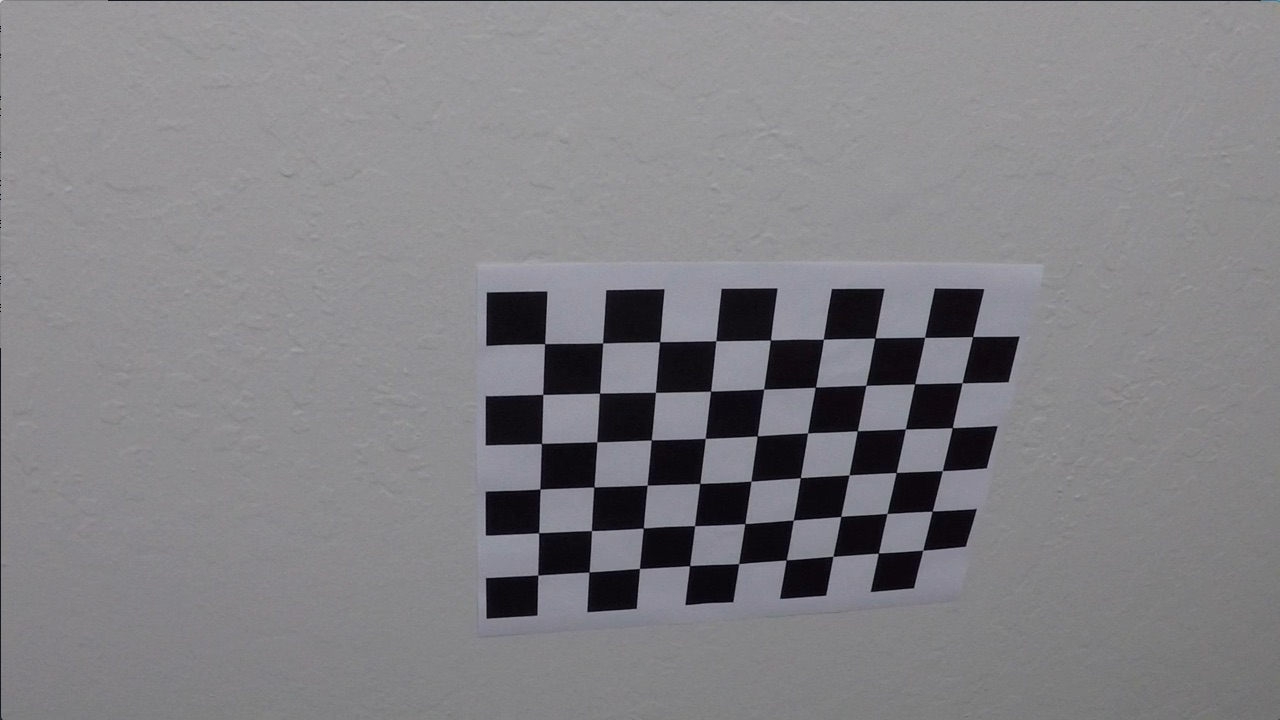
#> input picture camera_cal/calibration10.jpg, 1280 x 720 px; its folder holds only this picture in this run
$ jupyter execute --allow-errors camera_cal.ipynb   (shell and % lines are left out)
#> lines starting #> are read from the running program, lines starting #| are printed output that depends on the picture; after the words box and inside, x2 and y2 are one past the last pixel; in counts of white or black regions, pixels touching at a corner belong together
# Camera Calibration

[cell 1]
import numpy as np
import cv2
import glob
import os
import matplotlib.pyplot as plt
import pickle

nx = 9
ny = 6

# prepare object points, like (0,0,0), (1,0,0), (2,0,0) ....,(6,5,0)
objp = np.zeros((9*6,3), np.float32)
objp[:,:2] = np.mgrid[0:9, 0:6].T.reshape(-1,2)

# Arrays to store object points and image points from all the images.
objpoints = [] # 3d points in real world space
imgpoints = [] # 2d points in image plane.

# Make a list of calibration images
images = glob.glob('camera_cal/*.jpg')

# Step through the list and search for chessboard corners
for idx, fname in enumerate(images):
    img = cv2.imread(fname)
#> img is the input picture: shape (720, 1280, 3); mean B, G, R 133.1, 129.4, 130.2
    gray = cv2.cvtColor(img, cv2.COLOR_BGR2GRAY)

    # Find the chessboard corners
    ret, corners = cv2.findChessboardCorners(gray, (nx,ny), None)
#> ret = True; corners = 54 rows, first 8: [545.3, 343.1], [602.7, 342.8], [660.1, 341.3], [715.8, 340.7], [770.6, 340], [823.5, 339.2], [874.3, 338.5], [925.1, 337.4]

    # If found, add object points, image points
    if ret == True:
        objpoints.append(objp)
        imgpoints.append(corners)

        # Draw and display the corners
        cv2.drawChessboardCorners(img, (9,6), corners, ret)
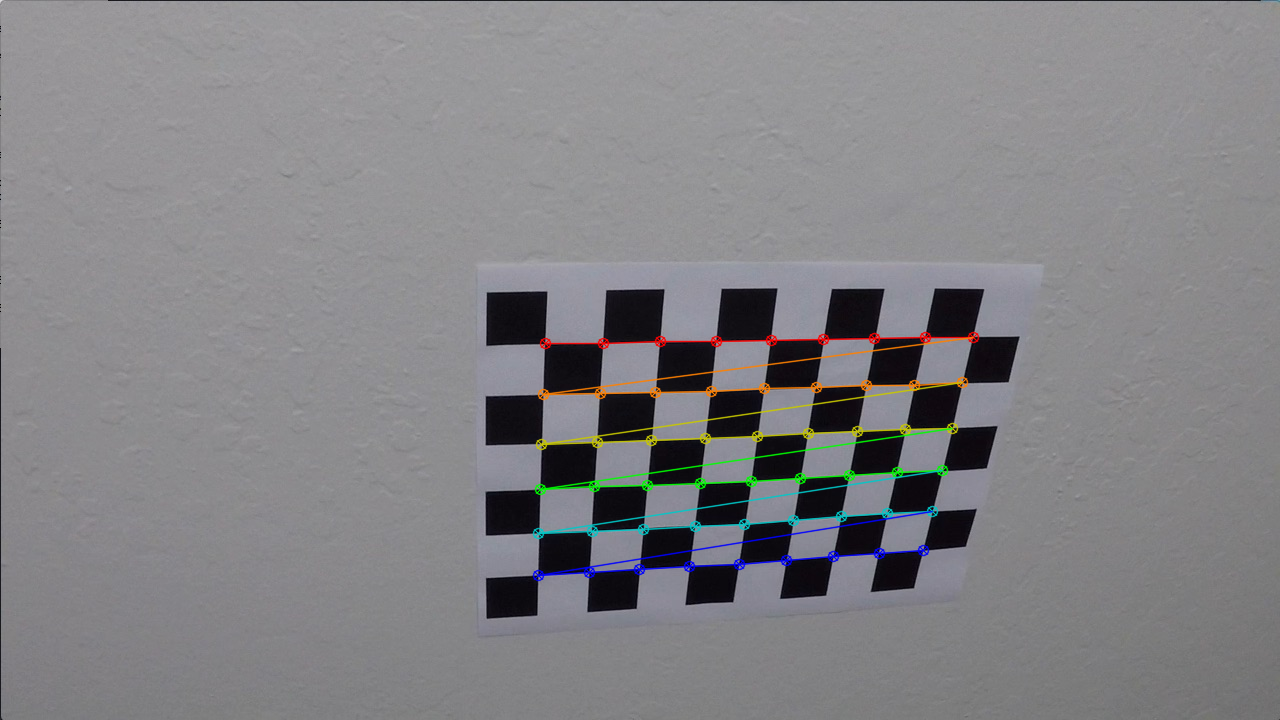
#> img: shape (720, 1280, 3); 1.91% of pixels changed, all inside (x1, y1, x2, y2) = (532, 331, 980, 582)

[cell 2]
# Test undistortion on an image
img = cv2.imread('camera_cal/calibration1.jpg')
#> (the rest of this cell did not finish here and is left out)

[cell 3]
image = cv2.imread("test_images/straight_lines1.jpg")
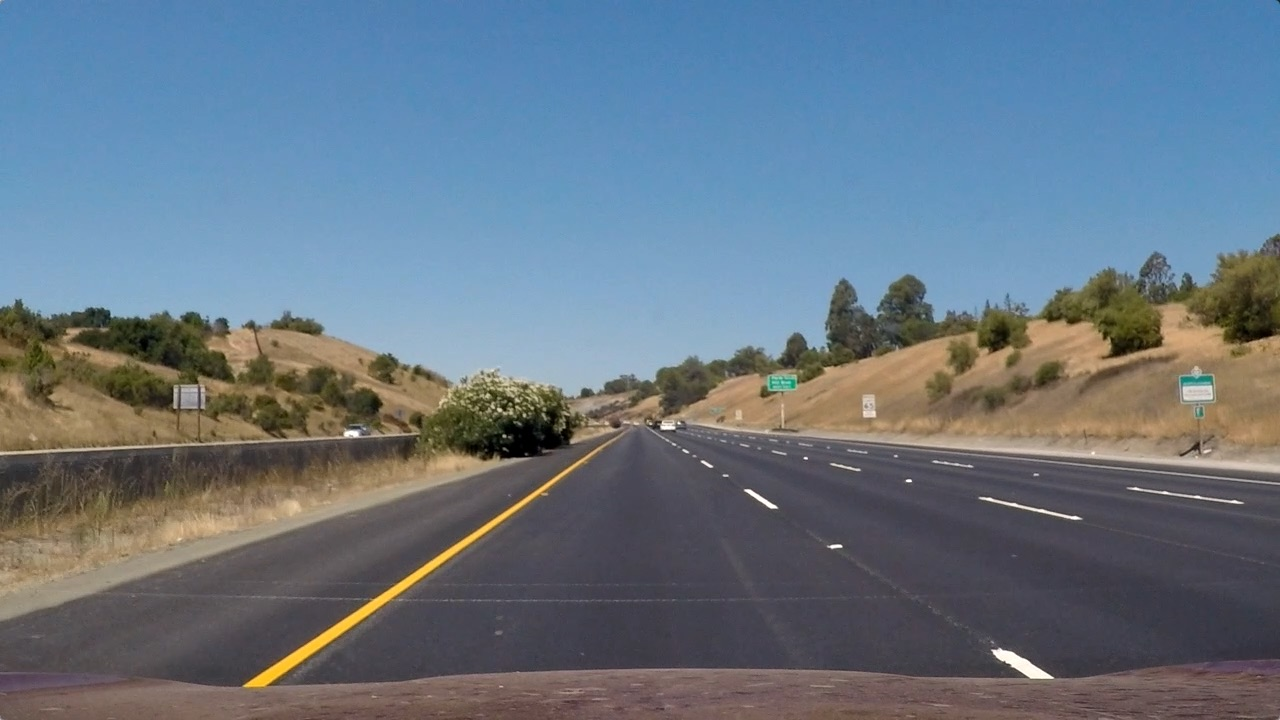
#> input picture test_images/straight_lines1.jpg, 1280 x 720 px
#> image is the input picture: shape (720, 1280, 3); mean B, G, R 131.2, 117.7, 103.2
image = cv2.cvtColor(image,cv2.COLOR_BGR2RGB)
img_size=(image.shape[1],image.shape[0])
#> img_size = (1280, 720)

ret, mtx, dist, rvecs, tvecs = cv2.calibrateCamera(objpoints, imgpoints, img_size,None,None)
#> ret = 0.68; mtx = [[1143.7, 0, 681.7], [0, 1109.2, 367.7], [0, 0, 1]]; dist = [[-0.515, 2.99, -0.00876, 0.00937, 1.41]]; rvecs = ([0.451, -0.252, 0.0361],); tvecs = ([-2.31, -0.422, 19.12],)

dst = cv2.undistort(image, mtx, dist, None, mtx)

dst_bgr = cv2.cvtColor(dst,cv2.COLOR_RGB2BGR)
cv2.imwrite("output_images/straight_lines1_undist.jpg",dst_bgr)
f, (ax1, ax2) = plt.subplots(1, 2, figsize=(20,10))

ax1.imshow(image)
ax1.set_title('Original Image', fontsize=30)
ax2.imshow(dst)
ax2.set_title('Undistorted Image', fontsize=30)
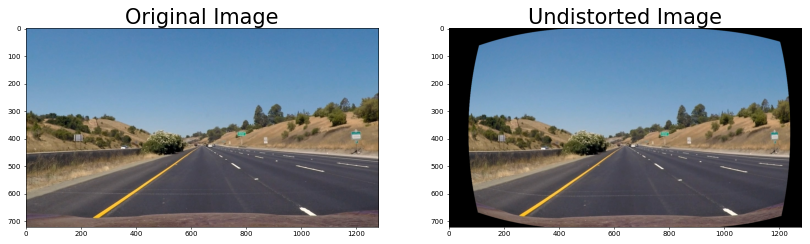
#> figure drawn by matplotlib, 2 panels

[cell 4]
image =cv2.imread("test_images/straight_lines2.jpg")
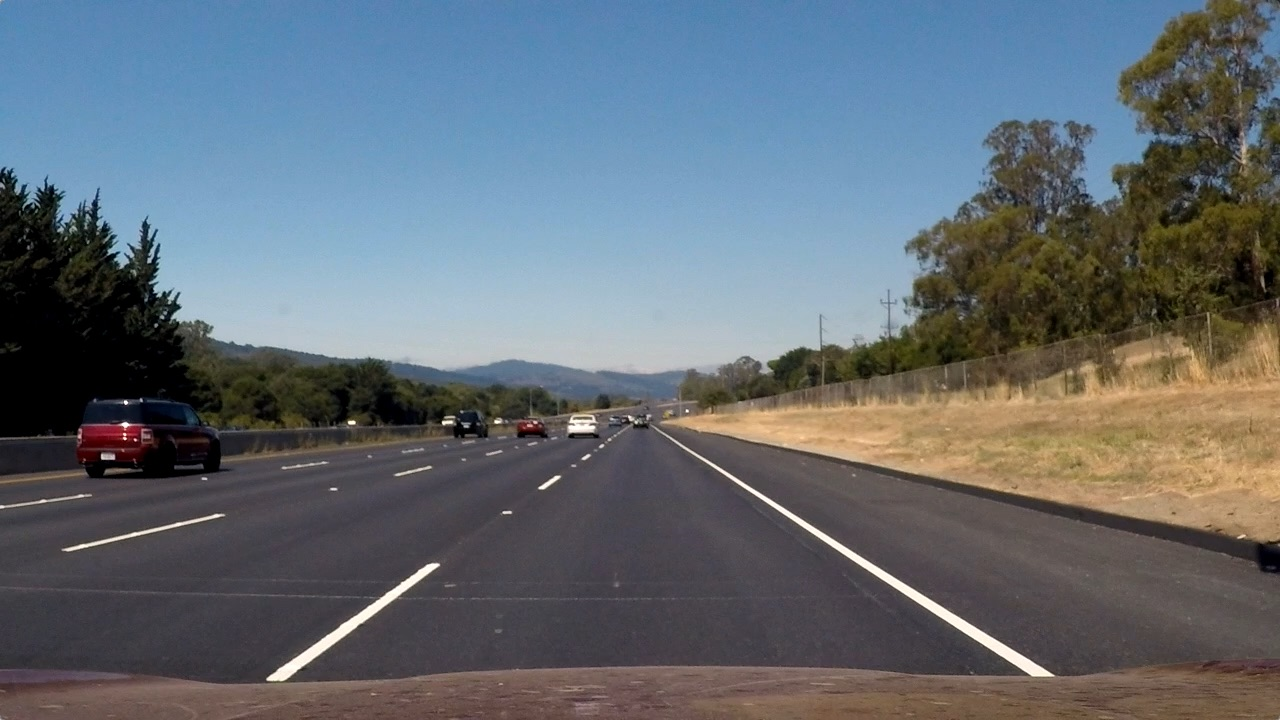
#> input picture test_images/straight_lines2.jpg, 1280 x 720 px
#> image is the input picture: shape (720, 1280, 3); mean B, G, R 115.1, 107.7, 99.4
image = cv2.cvtColor(image,cv2.COLOR_BGR2RGB)
img_size=(image.shape[1],image.shape[0])

ret, mtx, dist, rvecs, tvecs = cv2.calibrateCamera(objpoints, imgpoints, img_size,None,None)

dst = cv2.undistort(image, mtx, dist, None, mtx)
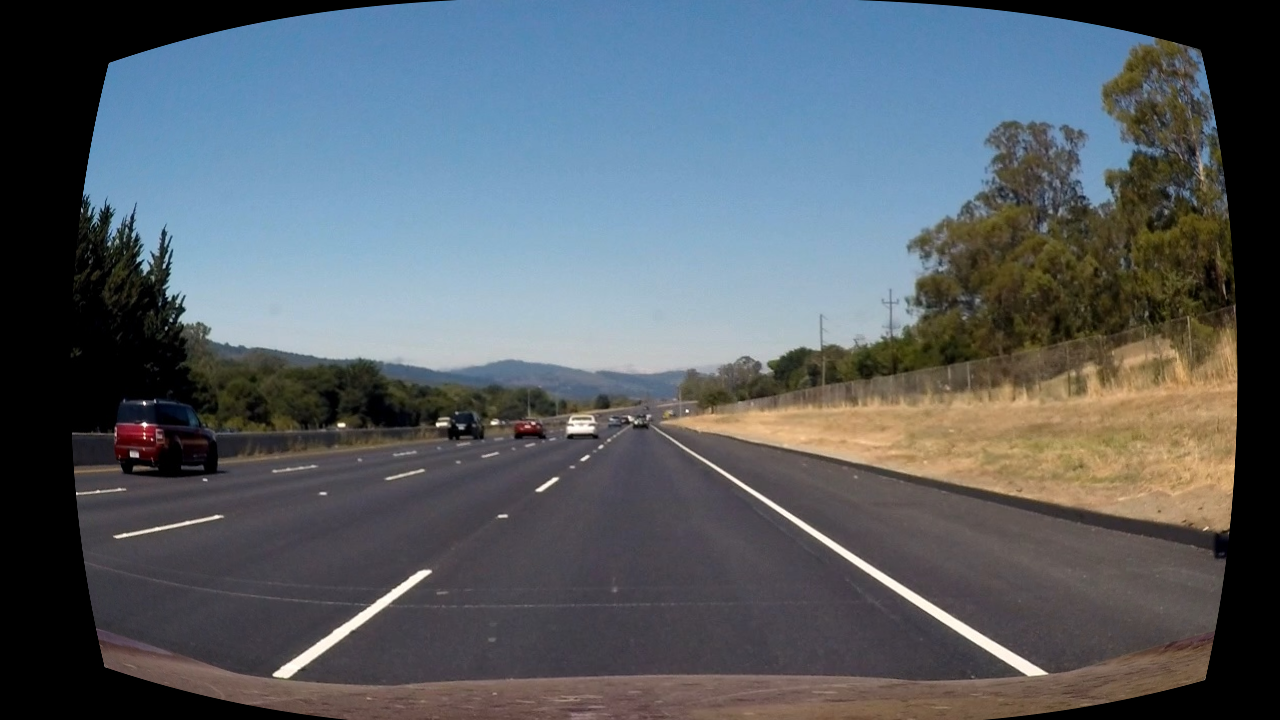
#> dst: shape (720, 1280, 3); mean R, G, B 88.1, 95.7, 102.4

dst_bgr = cv2.cvtColor(dst,cv2.COLOR_RGB2BGR)
cv2.imwrite("output_images/straight_lines2_undist.jpg",dst_bgr)
f, (ax1, ax2) = plt.subplots(1, 2, figsize=(20,10))
ax1.imshow(image)
ax1.set_title('Original Image', fontsize=30)
ax2.imshow(dst)
ax2.set_title('Undistorted Image', fontsize=30)
